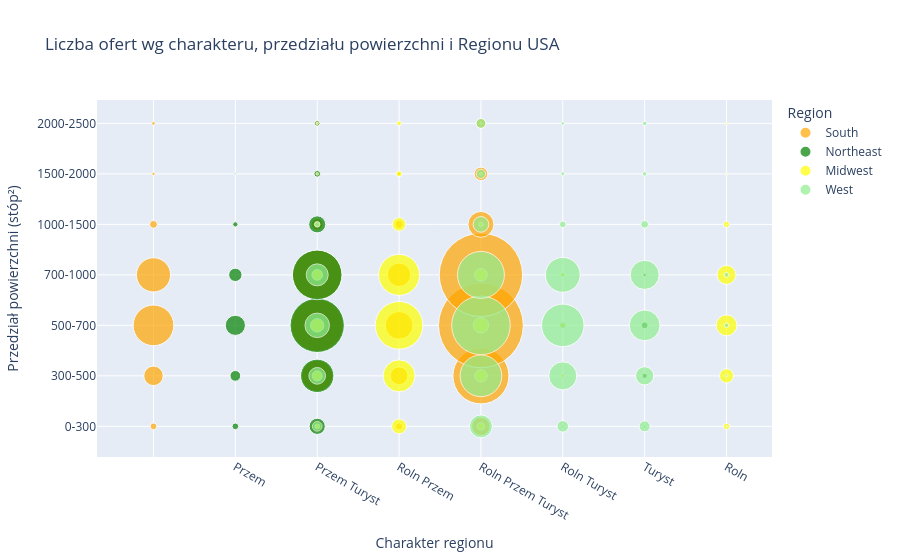

Notebook code cell kept with this figure:
### Code cell
# wykres na którym na osi x będzie charakter, na osi y przedział_powierzchni, 
# kolorem określony stan, a wielkość kropki ma obrazować ilość linii w pliku odpowiadających kropce.

# zliczenie rekordów dla każdej kombinacji
agg = (
    df.groupby(
        ["charakter", "bin_square_feet", "Region"]
    )
    .size()
    .reset_index(name="liczba")
)

#print(agg.head())

# wykres
fig = px.scatter(
    agg,
    x="charakter",
    y="bin_square_feet",
    color="Region",
    color_discrete_map=region_colors,
    size="liczba",
    size_max=60,
    hover_data=["liczba"],
    labels={
        "charakter": "Charakter regionu",
        "bin_square_feet": "Przedział powierzchni (stóp²)"
    },
    title="Liczba ofert wg charakteru, przedziału powierzchni i Regionu USA"
)

#fig.update_layout(
#    width=1200,
#    height=800
#)

fig.show()

### Figure 1 — Plotly figure (JSON) as saved in the notebook; plotly's stock layout.template omitted (floating-point values rounded to 4 significant figures)
{"data": [{"customdata": [[69], [583], [2531], [1792], [93], [17], [20], [4], [3], [2], [2], [222], [1534], [4212], [3699], [218], [53], [49], [78], [481], [1177], [843], [105], [22], [5], [520], [4823], [11017], [10646], [1025], [277], [145]], "hovertemplate": "Region=South<br>Charakter regionu=%{x}<br>Przedział powierzchni (stóp²)=%{y}<br>liczba=%{customdata[0]}<extra></extra>", "legendgroup": "South", "marker": {"color": "orange", "size": [69, 583, 2531, 1792, 93, 17, 20, 4, 3, 2, 2, 222, 1534, 4212, 3699, 218, 53, 49, 78, 481, 1177, 843, 105, 22, 5, 520, 4823, 11017, 10646, 1025, 277, 145], "sizemode": "area", "sizeref": 3.06, "symbol": "circle"}, "mode": "markers", "name": "South", "orientation": "v", "showlegend": true, "type": "scatter", "x": ["", "", "", "", "", "", "", "Przem", "Przem", "Przem", "Przem", "Przem Turyst", "Przem Turyst", "Przem Turyst", "Przem Turyst", "Przem Turyst", "Przem Turyst", "Przem Turyst", "Roln Przem", "Roln Przem", "Roln Przem", "Roln Przem", "Roln Przem", "Roln Przem", "Roln Przem", "Roln Przem Turyst", "Roln Przem Turyst", "Roln Przem Turyst", "Roln Przem Turyst", "Roln Przem Turyst", "Roln Przem Turyst", "Roln Przem Turyst"], "xaxis": "x", "y": ["0-300", "300-500", "500-700", "700-1000", "1000-1500", "1500-2000", "2000-2500", "300-500", "500-700", "700-1000", "1000-1500", "0-300", "300-500", "500-700", "700-1000", "1000-1500", "1500-2000", "2000-2500", "0-300", "300-500", "500-700", "700-1000", "1000-1500", "1500-2000", "2000-2500", "0-300", "300-500", "500-700", "700-1000", "1000-1500", "1500-2000", "2000-2500"], "yaxis": "y"}, {"customdata": [[69], [177], [624], [273], [43], [4], [401], [1710], [4520], [3775], [445], [67], [45], [9], [9], [65], [30], [2], [2], [1], [7], [42], [69], [18], [2], [1], [2]], "hovertemplate": "Region=Northeast<br>Charakter regionu=%{x}<br>Przedział powierzchni (stóp²)=%{y}<br>liczba=%{customdata[0]}<extra></extra>", "legendgroup": "Northeast", "marker": {"color": "green", "size": [69, 177, 624, 273, 43, 4, 401, 1710, 4520, 3775, 445, 67, 45, 9, 9, 65, 30, 2, 2, 1, 7, 42, 69, 18, 2, 1, 2], "sizemode": "area", "sizeref": 3.06, "symbol": "circle"}, "mode": "markers", "name": "Northeast", "orientation": "v", "showlegend": true, "type": "scatter", "x": ["Przem", "Przem", "Przem", "Przem", "Przem", "Przem", "Przem Turyst", "Przem Turyst", "Przem Turyst", "Przem Turyst", "Przem Turyst", "Przem Turyst", "Przem Turyst", "Roln Turyst", "Roln Turyst", "Roln Turyst", "Roln Turyst", "Roln Turyst", "Roln Turyst", "Roln Turyst", "Turyst", "Turyst", "Turyst", "Turyst", "Turyst", "Turyst", "Turyst"], "xaxis": "x", "y": ["0-300", "300-500", "500-700", "700-1000", "1000-1500", "1500-2000", "0-300", "300-500", "500-700", "700-1000", "1000-1500", "1500-2000", "2000-2500", "0-300", "300-500", "500-700", "700-1000", "1000-1500", "1500-2000", "2000-2500", "0-300", "300-500", "500-700", "700-1000", "1000-1500", "1500-2000", "2000-2500"], "yaxis": "y"}, {"customdata": [[37], [154], [275], [174], [31], [4], [10], [63], [307], [675], [553], [64], [9], [8], [342], [1568], [3491], [2584], [285], [55], [35], [84], [239], [365], [242], [31], [12], [5], [2], [19], [33], [23], [3], [2]], "hovertemplate": "Region=Midwest<br>Charakter regionu=%{x}<br>Przedział powierzchni (stóp²)=%{y}<br>liczba=%{customdata[0]}<extra></extra>", "legendgroup": "Midwest", "marker": {"color": "yellow", "size": [37, 154, 275, 174, 31, 4, 10, 63, 307, 675, 553, 64, 9, 8, 342, 1568, 3491, 2584, 285, 55, 35, 84, 239, 365, 242, 31, 12, 5, 2, 19, 33, 23, 3, 2], "sizemode": "area", "sizeref": 3.06, "symbol": "circle"}, "mode": "markers", "name": "Midwest", "orientation": "v", "showlegend": true, "type": "scatter", "x": ["Przem Turyst", "Przem Turyst", "Przem Turyst", "Przem Turyst", "Przem Turyst", "Przem Turyst", "Przem Turyst", "Roln", "Roln", "Roln", "Roln", "Roln", "Roln", "Roln", "Roln Przem", "Roln Przem", "Roln Przem", "Roln Przem", "Roln Przem", "Roln Przem", "Roln Przem", "Roln Przem Turyst", "Roln Przem Turyst", "Roln Przem Turyst", "Roln Przem Turyst", "Roln Przem Turyst", "Roln Przem Turyst", "Roln Przem Turyst", "Roln Turyst", "Roln Turyst", "Roln Turyst", "Roln Turyst", "Roln Turyst", "Roln Turyst"], "xaxis": "x", "y": ["0-300", "300-500", "500-700", "700-1000", "1000-1500", "1500-2000", "2000-2500", "0-300", "300-500", "500-700", "700-1000", "1000-1500", "1500-2000", "2000-2500", "0-300", "300-500", "500-700", "700-1000", "1000-1500", "1500-2000", "2000-2500", "0-300", "300-500", "500-700", "700-1000", "1000-1500", "1500-2000", "2000-2500", "0-300", "300-500", "500-700", "700-1000", "1000-1500", "1500-2000"], "yaxis": "y"}, {"customdata": [[145], [426], [920], [739], [48], [13], [6], [2], [10], [32], [36], [1], [4], [803], [2662], [5251], [3372], [375], [133], [149], [204], [1208], [2772], [1860], [69], [25], [20], [186], [511], [1452], [1297], [95], [33], [30]], "hovertemplate": "Region=West<br>Charakter regionu=%{x}<br>Przedział powierzchni (stóp²)=%{y}<br>liczba=%{customdata[0]}<extra></extra>", "legendgroup": "West", "marker": {"color": "lightgreen", "size": [145, 426, 920, 739, 48, 13, 6, 2, 10, 32, 36, 1, 4, 803, 2662, 5251, 3372, 375, 133, 149, 204, 1208, 2772, 1860, 69, 25, 20, 186, 511, 1452, 1297, 95, 33, 30], "sizemode": "area", "sizeref": 3.06, "symbol": "circle"}, "mode": "markers", "name": "West", "orientation": "v", "showlegend": true, "type": "scatter", "x": ["Przem Turyst", "Przem Turyst", "Przem Turyst", "Przem Turyst", "Przem Turyst", "Przem Turyst", "Przem Turyst", "Roln", "Roln", "Roln", "Roln", "Roln", "Roln", "Roln Przem Turyst", "Roln Przem Turyst", "Roln Przem Turyst", "Roln Przem Turyst", "Roln Przem Turyst", "Roln Przem Turyst", "Roln Przem Turyst", "Roln Turyst", "Roln Turyst", "Roln Turyst", "Roln Turyst", "Roln Turyst", "Roln Turyst", "Roln Turyst", "Turyst", "Turyst", "Turyst", "Turyst", "Turyst", "Turyst", "Turyst"], "xaxis": "x", "y": ["0-300", "300-500", "500-700", "700-1000", "1000-1500", "1500-2000", "2000-2500", "0-300", "300-500", "500-700", "700-1000", "1000-1500", "1500-2000", "0-300", "300-500", "500-700", "700-1000", "1000-1500", "1500-2000", "2000-2500", "0-300", "300-500", "500-700", "700-1000", "1000-1500", "1500-2000", "2000-2500", "0-300", "300-500", "500-700", "700-1000", "1000-1500", "1500-2000", "2000-2500"], "yaxis": "y"}], "layout": {"legend": {"itemsizing": "constant", "title": {"text": "Region"}, "tracegroupgap": 0}, "title": {"text": "Liczba ofert wg charakteru, przedziału powierzchni i Regionu USA"}, "xaxis": {"anchor": "y", "domain": [0, 1], "title": {"text": "Charakter regionu"}}, "yaxis": {"anchor": "x", "domain": [0, 1], "title": {"text": "Przedział powierzchni (stóp²)"}}}}
